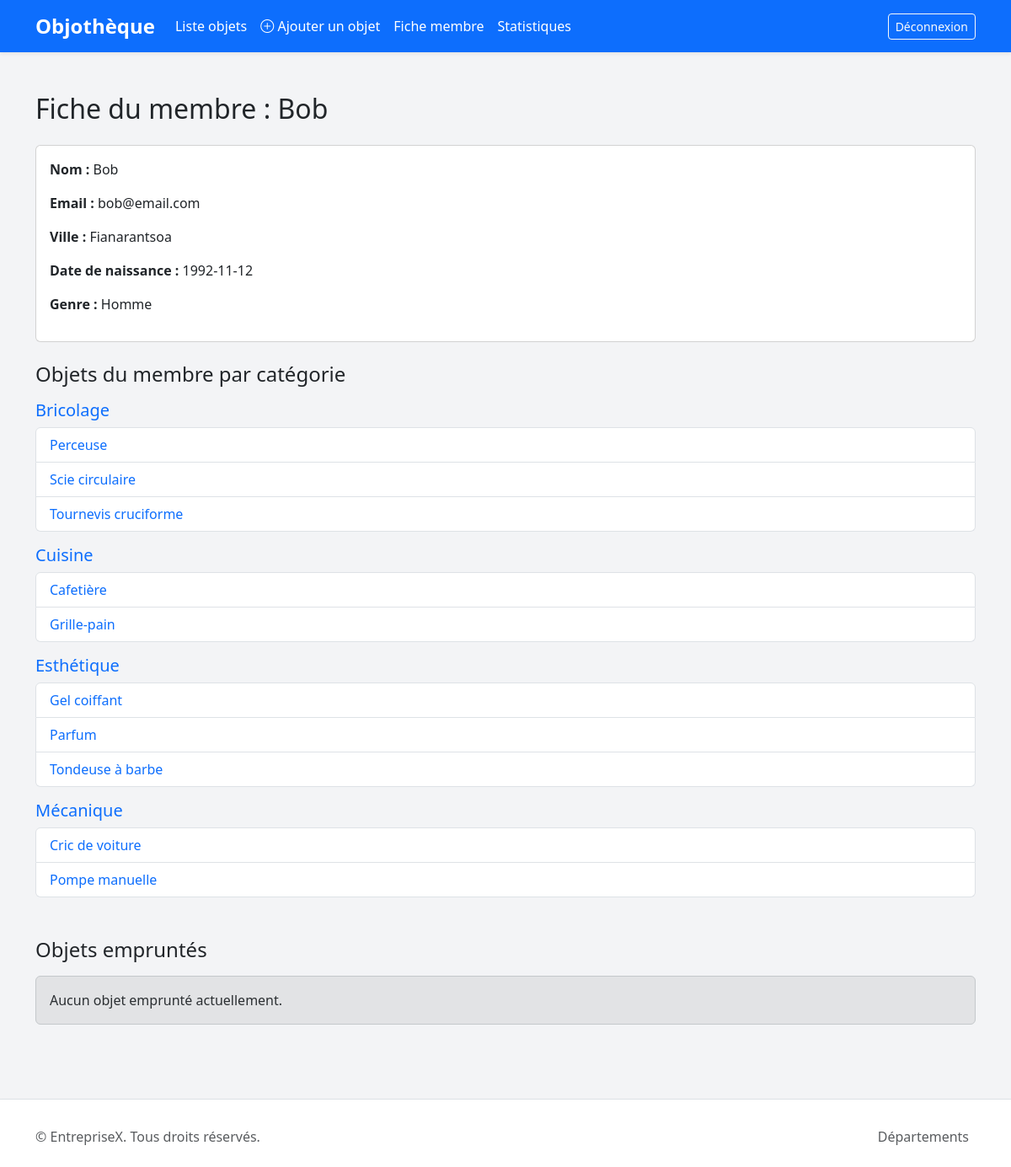
/model.php?page=fiche-membre&id_membre=1 (signed in), run on an earlier commit of the app's database.
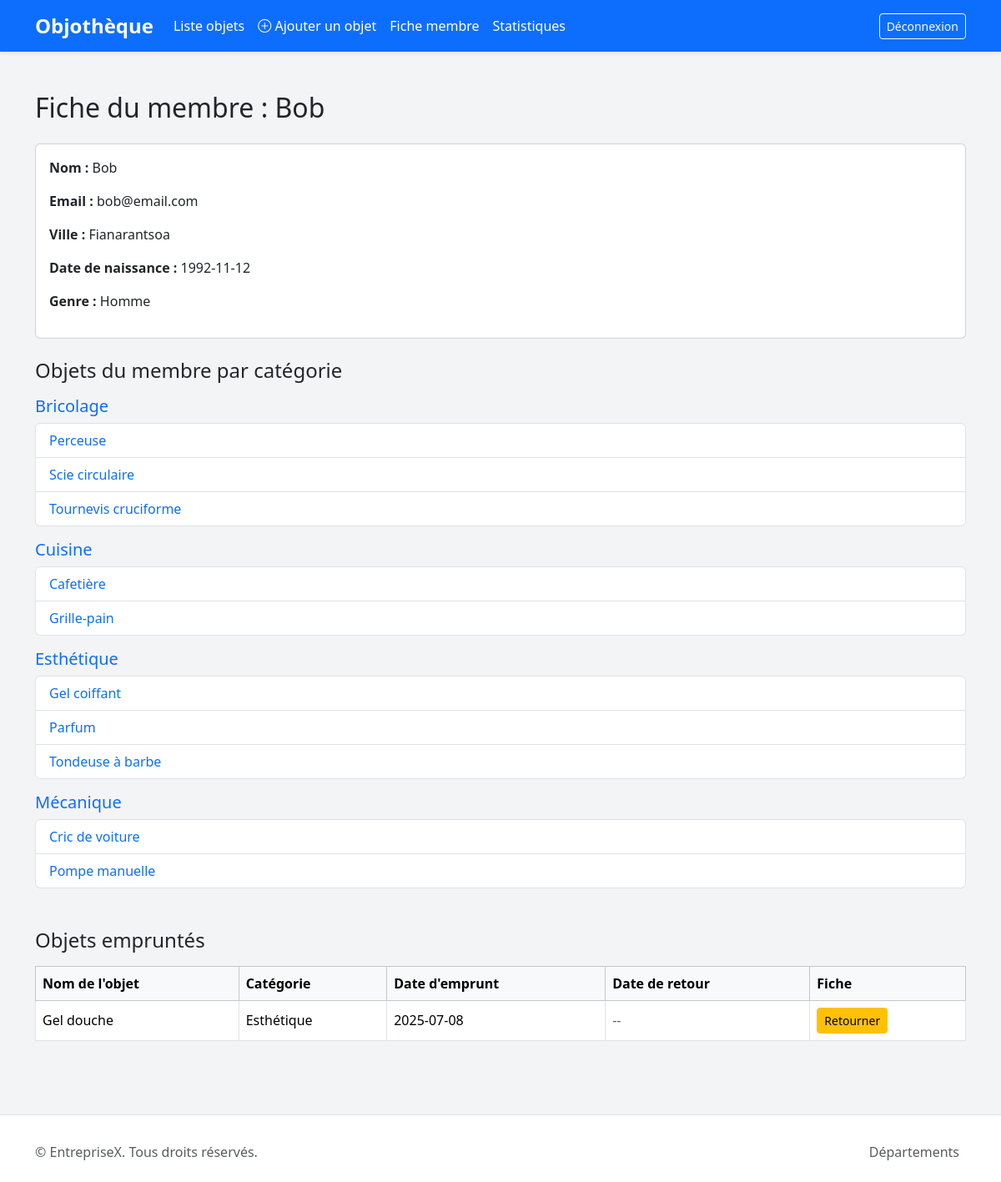
And on a later commit of the database.
### tables this page shows
CREATE TABLE membre (
    id_membre INT AUTO_INCREMENT PRIMARY KEY,
    nom VARCHAR(100),
    date_naissance DATE,
    genre ENUM('Homme', 'Femme'),
    email VARCHAR(150) UNIQUE,
    ville VARCHAR(100),
    mdp VARCHAR(255),
    image_profil VARCHAR(255)
);

CREATE TABLE objet (
    id_objet INT AUTO_INCREMENT PRIMARY KEY,
    nom_objet VARCHAR(100),
    id_categorie INT,
    id_membre INT,
    FOREIGN KEY (id_categorie) REFERENCES categorie_objet(id_categorie),
    FOREIGN KEY (id_membre) REFERENCES membre(id_membre)
);

CREATE TABLE emprunt (
    id_emprunt INT AUTO_INCREMENT PRIMARY KEY,
    id_objet INT,
    id_membre INT,
    date_emprunt DATE,
    date_retour DATE,
    FOREIGN KEY (id_objet) REFERENCES objet(id_objet),
    FOREIGN KEY (id_membre) REFERENCES membre(id_membre)
);

CREATE TABLE categorie_objet (
    id_categorie INT AUTO_INCREMENT PRIMARY KEY,
    nom_categorie VARCHAR(100)
);

### includes/fonctions.php (called while the page is built, shortened)
<?php
require 'connexion.php';
function getInfosMembre($id_membre) {
    $conn = dbConnect();
    $sql = "SELECT * FROM membre WHERE id_membre = ?";
    $stmt = mysqli_prepare($conn, $sql);
    mysqli_stmt_bind_param($stmt, 'i', $id_membre);
    mysqli_stmt_execute($stmt);
    $result = mysqli_stmt_get_result($stmt);
    return mysqli_fetch_assoc($result);
}
function getObjetsParMembreGroupeParCategorie($id_membre) {
    $conn = dbConnect();
    $sql = "SELECT o.id_objet, o.nom_objet, c.nom_categorie
            FROM objet o
            JOIN categorie_objet c ON o.id_categorie = c.id_categorie
            WHERE o.id_membre = ?
            ORDER BY c.nom_categorie, o.nom_objet";
    $stmt = mysqli_prepare($conn, $sql);
    mysqli_stmt_bind_param($stmt, 'i', $id_membre);
    mysqli_stmt_execute($stmt);
    $result = mysqli_stmt_get_result($stmt);
    $groupes = [];
    while ($row = mysqli_fetch_assoc($result)) {
        $groupes[$row['nom_categorie']][] = $row;
    }
    return $groupes;
}
function getObjetsEmpruntesNonRetournes($id_membre) {
    $sql = "SELECT e.id_emprunt, o.nom_objet, c.nom_categorie, e.date_emprunt, o.id_objet
            FROM emprunt e
            JOIN objet o ON e.id_objet = o.id_objet
            JOIN categorie_objet c ON o.id_categorie = c.id_categorie
            WHERE e.id_membre = $id_membre
            AND e.date_retour IS NULL
            ORDER BY e.date_emprunt DESC";
    $res = mysqli_query(dbConnect(), $sql);
    $data = [];
    while ($row = mysqli_fetch_assoc($res)) {
        $data[] = $row;
    }
    return $data;
}

### includes/connexion.php (called while the page is built, shortened)
<?php
function dbConnect()
{
    $host = '127.0.0.1';
    $utilisateur = 'root';
    $motdepasse = 'fitahiana';
    $base = 'emprunt_objets';
   static $connect = null;
    if ($connect === null) {
        $connect = mysqli_connect($host, $utilisateur, $motdepasse, $base);
        mysqli_set_charset($connect, 'utf8mb4');
    }
    return $connect;
}
?>

### pages/fiche-membre.php (the view, shortened to what this page needs)
<?php
$id_membre = $_SESSION['user']['id_membre'];
$membre = getInfosMembre($id_membre);
$objets_par_categorie = getObjetsParMembreGroupeParCategorie($id_membre);
?>
<div class="container py-4">
  <h2 class="mb-4">Fiche du membre : <?= htmlspecialchars($membre['nom']) ?></h2>
  <div class="card mb-4">
    <div class="card-body">
      <p><strong>Nom :</strong> <?= htmlspecialchars($membre['nom']) ?></p>
      <p><strong>Email :</strong> <?= htmlspecialchars($membre['email']) ?></p>
      <p><strong>Ville :</strong> <?= htmlspecialchars($membre['ville']) ?></p>
      <p><strong>Date de naissance :</strong> <?= htmlspecialchars($membre['date_naissance']) ?></p>
      <p><strong>Genre :</strong> <?= htmlspecialchars($membre['genre']) ?></p>
    </div>
  </div>
  <h4 class="mb-3">Objets du membre par catégorie</h4>
  <?php if (empty($objets_par_categorie)) : ?>
    <div class="alert alert-warning">Aucun objet trouvé pour ce membre.</div>
  <?php else : ?>
    <?php foreach ($objets_par_categorie as $categorie => $objets) : ?>
      <div class="mb-3">
        <h5 class="text-primary"><?= htmlspecialchars($categorie) ?></h5>
        <ul class="list-group">
          <?php foreach ($objets as $objet) : ?>
            <li class="list-group-item">
              <a href="model.php?page=fiche-objet&id_objet=<?= $objet['id_objet'] ?>" class="text-decoration-none">
                <?= htmlspecialchars($objet['nom_objet']) ?>
              </a>
            </li>
          <?php endforeach; ?>
        </ul>
      </div>
    <?php endforeach; ?>
  <?php endif; ?>
  <?php
  $emprunts = getObjetsEmpruntesNonRetournes($id_membre);
  ?>
  <h4 class="mt-5 mb-3">Objets empruntés</h4>
  <?php if (empty($emprunts)) : ?>
    <div class="alert alert-secondary">Aucun objet emprunté actuellement.</div>
  <?php else : ?>
    <div class="table-responsive">
      <table class="table table-bordered align-middle">
        <thead class="table-light">
          <tr>
            <th>Nom de l'objet</th>
            <th>Catégorie</th>
            <th>Date d'emprunt</th>
            <th>Date de retour</th>
            <th>Fiche</th>
          </tr>
        </thead>
        <tbody>
          <?php foreach ($emprunts as $obj) : ?>
            <tr>
              <td><?= htmlspecialchars($obj['nom_objet']) ?></td>
              <td><?= htmlspecialchars($obj['nom_categorie']) ?></td>
              <td><?= htmlspecialchars($obj['date_emprunt']) ?></td>
              <td><?= $obj['date_retour'] ?? '<span class="text-muted">--</span>' ?></td>
              <td>
                <a href="model.php?page=retourner&id_emprunt=<?= $obj['id_emprunt'] ?>" class="btn btn-sm btn-warning">
                  Retourner
                </a>
              </td>
            </tr>
          <?php endforeach; ?>
        </tbody>
      </table>
    </div>
  <?php endif; ?>
</div>

### model.php (shortened to what this page needs)
<!DOCTYPE html>
<html lang="fr">
<head>
    <link rel="stylesheet" href="assets/bootstrap/css/bootstrap.min.css">
    <link rel="stylesheet" href="assets/bootstrap/icons/bootstrap-icons.css">
    <link rel="stylesheet" href="assets/css/style.css">
</head>
<body>
    <header>
        <?php if (trim($_GET['page']) != "connexion" && trim($_GET['page']) != "register") { ?>
            <nav class="navbar navbar-expand-lg navbar-dark bg-primary mb-4 shadow-sm">
                <div class="container">
                    <a class="navbar-brand fw-bold fs-4" href="#">Objothèque</a>
                    <ul class="navbar-nav me-auto mb-2 mb-lg-0">
                        <li class="nav-item active">
                            <a class="nav-link active" href="model.php?page=objets">Liste objets</a>
                        </li>
                        <li class="nav-item active">
                            <a class="nav-link active" href="model.php?page=form-ajouter-objet">
                                <i class="bi bi-plus-circle"></i> Ajouter un objet
                            </a>
                        </li>
                        <li class="nav-item active">
                            <a class="nav-link active" href="model.php?page=fiche-membre&id_membre=1">Fiche membre</a>
                        </li>
                        <li class="nav-item active">
                            <a class="nav-link active" href="model.php?page=statistiques">Statistiques</a>
                        </li>
                    </ul>
                    <div class="d-flex">
                        <a class="btn btn-outline-light btn-sm" href="includes/deconnexion.php">Déconnexion</a>
                    </div>
                </div>
            </nav>
        <?php } ?>
        <main>
            <?php
            require('includes/fonctions.php');
            include('pages/' . trim($_GET['page']) . '.php');
            ?>
        </main>
        <?php if (trim($_GET['page']) != "connexion" && trim($_GET['page']) != "register") { ?>
            <footer class="bg-white border-top mt-5 pt-4 pb-3 shadow-sm">
                <div class="container d-flex flex-column flex-md-row justify-content-between align-items-center">
                    <p class="mb-2 mb-md-0 text-muted">
                        &copy; <span id="year"></span> EntrepriseX. Tous droits réservés.
                    </p>
                    <ul class="nav">
                        <li class="nav-item"><a href="model.php?page=departement" class="nav-link px-2 text-muted">Départements</a></li>
                    </ul>
                </div>
            </footer>
        <?php } ?>
</body>
</html>

### assets/css/style.css (style rules this page uses)
html, body { background-color: #f3f4f6; font-family: 'Segoe UI', sans-serif; display: flex; flex-direction: column; height: 100%; }
main { flex: 1 0 auto; }
footer { flex-shrink: 0; }

What changed in the data, as far as the page shows it:
now on this page (row edited): emprunt: id_objet.nom_objet "Gel douche", categorie_objet.nom_categorie "Esthétique", date_emprunt "2025-07-08", date_retour "--"
Also different on the page:
text no longer shown: "Aucun objet emprunté actuellement."
text now shown: "Nom de l'objet Catégorie Date d'emprunt Date de retour Fiche"
